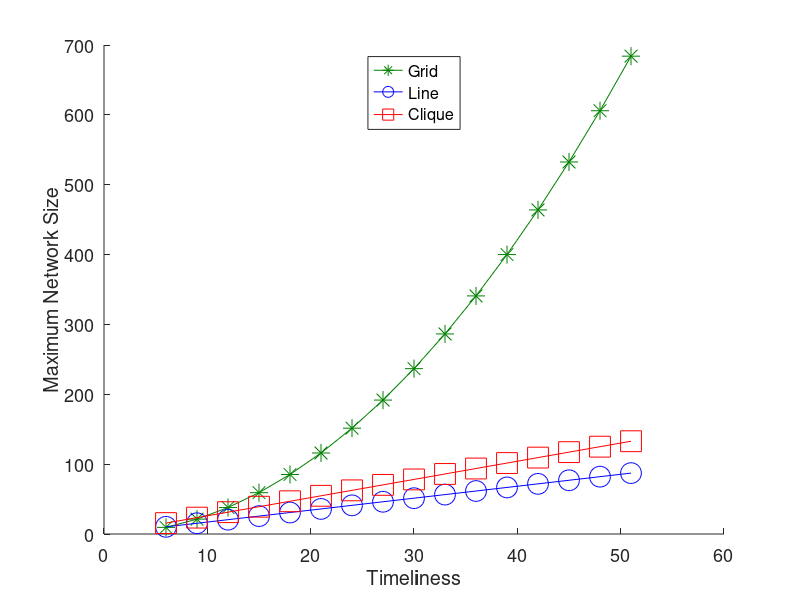

Write the MATLAB code that produced this figure.
clear;

plot_color=1;
font_size = 26;
legend_font_size = 22;
axes_font_size = 13;
marker_size = 15;

channel_rate = 2;
IS = 12;
W=channel_rate*1000000;
P_s = 1500*8;
image_size = IS*8*1000;
T = 6:3:51;
SS = 5.0;

ss_requ = csvread('SumSimRequirements_PSU_Data_Set.csv');

x = find( ss_requ(:,1) > SS );
if not( isempty(x) )
    num_images = ss_requ(x(1),2);
end

B = num_images*image_size;

N_clique = (W*T)./B;
N_line = (W*T)./(1.5*B + 1.5*P_s);
N_grid = ((W*T)./(5*B + 5*P_s)).^2;

hold on;
if plot_color == 1
    plot( T, N_grid, '-*', 'color', [0 0.5 0], 'MarkerSize', marker_size-2 );
    plot( T, N_line, '-ob', 'MarkerSize', marker_size );
    plot( T, N_clique, '-sr', 'MarkerSize', marker_size );
else
    plot( T, N_grid, '-*k', 'MarkerSize', marker_size-2 );
    plot( T, N_line, '-ok', 'MarkerSize', marker_size );
    plot( T, N_clique, '-sk', 'MarkerSize', marker_size );
end

leg = legend('Grid','Line','Clique', 'Location', 'North');
set(leg, 'FontSize', legend_font_size);
xlabel('Timeliness', 'FontSize', font_size);
ylabel('Maximum Network Size', 'FontSize', font_size);
set(gca, 'FontSize', axes_font_size);

output_directory = sprintf('./use_case_examples/num_nodes_vs_tness/');
if ~exist(output_directory, 'dir')
  mkdir(output_directory);
end
if plot_color == 1
    saveas(gcf, sprintf('%snum_nodes_vs_tness_%i_SS_%i_IS_%i_W_color.pdf', output_directory, SS, IS, channel_rate));
else
    saveas(gcf, sprintf('%snum_nodes_vs_tness_%i_SS_%i_IS_%i_W.pdf', output_directory, SS, IS, channel_rate));
end